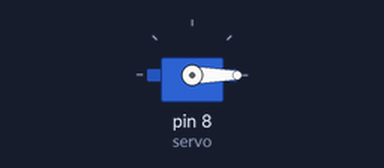
A sketch run on a simulated Arduino Uno, built with avr-gcc and run on an emulated ATmega328P. On the bench: servo.

Above: at 0.05 s.
At 1.5 s:
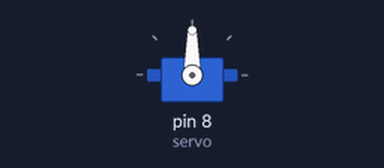
At 3.0 s:
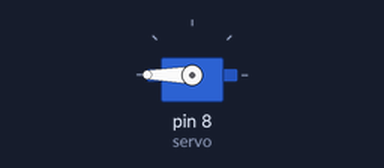
Timing chart, 0 to 6.9 s (numbered marks = the images above):
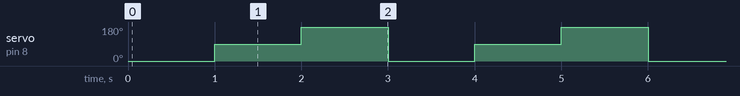

The sketch:

test_servo.ino
```cpp
#include <Servo.h>

Servo servo;

void setup() {
  // put your setup code here, to run once:

  servo.attach(8);


}

void loop() {
  // put your main code here, to run repeatedly:
  // for(angle = 10; angle < 180; angle++)
  // {
  //   servo.write(angle);
  //   delay(15);
  // }

  // for(angle = 180; angle > 10; angle--){
  //   servo.write(angle);
  //   delay(15);
  // }
  servo.write(0);
  delay(1000);
  servo.write(90);
  delay(1000);
  servo.write(180);
  delay(1000);
}
```

Measured:
- by itself, servo on pin 8 (servo): repeats every 3.0 s: 180° 1.0 s, 0° 1.0 s, 90° 1.0 s
